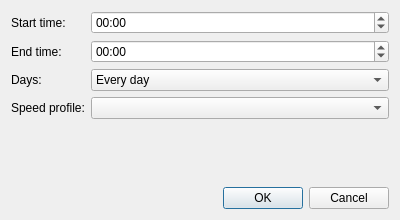
<?xml version="1.0" encoding="UTF-8"?>
<ui version="4.0">
 <class>ScheduleEntryDialog</class>
 <widget class="QDialog" name="ScheduleEntryDialog">
  <property name="geometry">
   <rect>
    <x>0</x>
    <y>0</y>
    <width>400</width>
    <height>220</height>
   </rect>
  </property>
  <property name="windowTitle">
   <string>Schedule Entry</string>
  </property>
  <layout class="QVBoxLayout" name="verticalLayout">
   <item>
    <layout class="QFormLayout" name="formLayout">
     <item row="0" column="0">
      <widget class="QLabel" name="labelStartTime">
       <property name="text">
        <string>Start time:</string>
       </property>
      </widget>
     </item>
     <item row="0" column="1">
      <widget class="QTimeEdit" name="timeEditStart">
       <property name="wrapping">
        <bool>true</bool>
       </property>
       <property name="displayFormat">
        <string notr="true">HH:mm</string>
       </property>
       <property name="time">
        <time>
         <hour>0</hour>
         <minute>0</minute>
         <second>0</second>
        </time>
       </property>
      </widget>
     </item>
     <item row="1" column="0">
      <widget class="QLabel" name="labelEndTime">
       <property name="text">
        <string>End time:</string>
       </property>
      </widget>
     </item>
     <item row="1" column="1">
      <widget class="QTimeEdit" name="timeEditEnd">
       <property name="wrapping">
        <bool>true</bool>
       </property>
       <property name="displayFormat">
        <string notr="true">HH:mm</string>
       </property>
       <property name="time">
        <time>
         <hour>0</hour>
         <minute>0</minute>
         <second>0</second>
        </time>
       </property>
      </widget>
     </item>
     <item row="2" column="0">
      <widget class="QLabel" name="labelDays">
       <property name="text">
        <string>Days:</string>
       </property>
      </widget>
     </item>
     <item row="2" column="1">
      <widget class="QComboBox" name="comboBoxDays">
       <item>
        <property name="text">
         <string>Every day</string>
        </property>
       </item>
       <item>
        <property name="text">
         <string>Weekdays</string>
        </property>
       </item>
       <item>
        <property name="text">
         <string>Weekends</string>
        </property>
       </item>
       <item>
        <property name="text">
         <string>Monday</string>
        </property>
       </item>
       <item>
        <property name="text">
         <string>Tuesday</string>
        </property>
       </item>
       <item>
        <property name="text">
         <string>Wednesday</string>
        </property>
       </item>
       <item>
        <property name="text">
         <string>Thursday</string>
        </property>
       </item>
       <item>
        <property name="text">
         <string>Friday</string>
        </property>
       </item>
       <item>
        <property name="text">
         <string>Saturday</string>
        </property>
       </item>
       <item>
        <property name="text">
         <string>Sunday</string>
        </property>
       </item>
      </widget>
     </item>
     <item row="3" column="0">
      <widget class="QLabel" name="labelProfile">
       <property name="text">
        <string>Speed profile:</string>
       </property>
      </widget>
     </item>
     <item row="3" column="1">
      <widget class="QComboBox" name="comboBoxProfile"/>
     </item>
    </layout>
   </item>
   <item>
    <widget class="QDialogButtonBox" name="buttonBox">
     <property name="orientation">
      <enum>Qt::Orientation::Horizontal</enum>
     </property>
     <property name="standardButtons">
      <set>QDialogButtonBox::StandardButton::Cancel|QDialogButtonBox::StandardButton::Ok</set>
     </property>
    </widget>
   </item>
  </layout>
 </widget>
 <resources/>
 <connections>
  <connection>
   <sender>buttonBox</sender>
   <signal>accepted()</signal>
   <receiver>ScheduleEntryDialog</receiver>
   <slot>accept()</slot>
   <hints>
    <hint type="sourcelabel">
     <x>248</x>
     <y>254</y>
    </hint>
    <hint type="destinationlabel">
     <x>157</x>
     <y>274</y>
    </hint>
   </hints>
  </connection>
  <connection>
   <sender>buttonBox</sender>
   <signal>rejected()</signal>
   <receiver>ScheduleEntryDialog</receiver>
   <slot>reject()</slot>
   <hints>
    <hint type="sourcelabel">
     <x>316</x>
     <y>260</y>
    </hint>
    <hint type="destinationlabel">
     <x>286</x>
     <y>274</y>
    </hint>
   </hints>
  </connection>
 </connections>
</ui>
